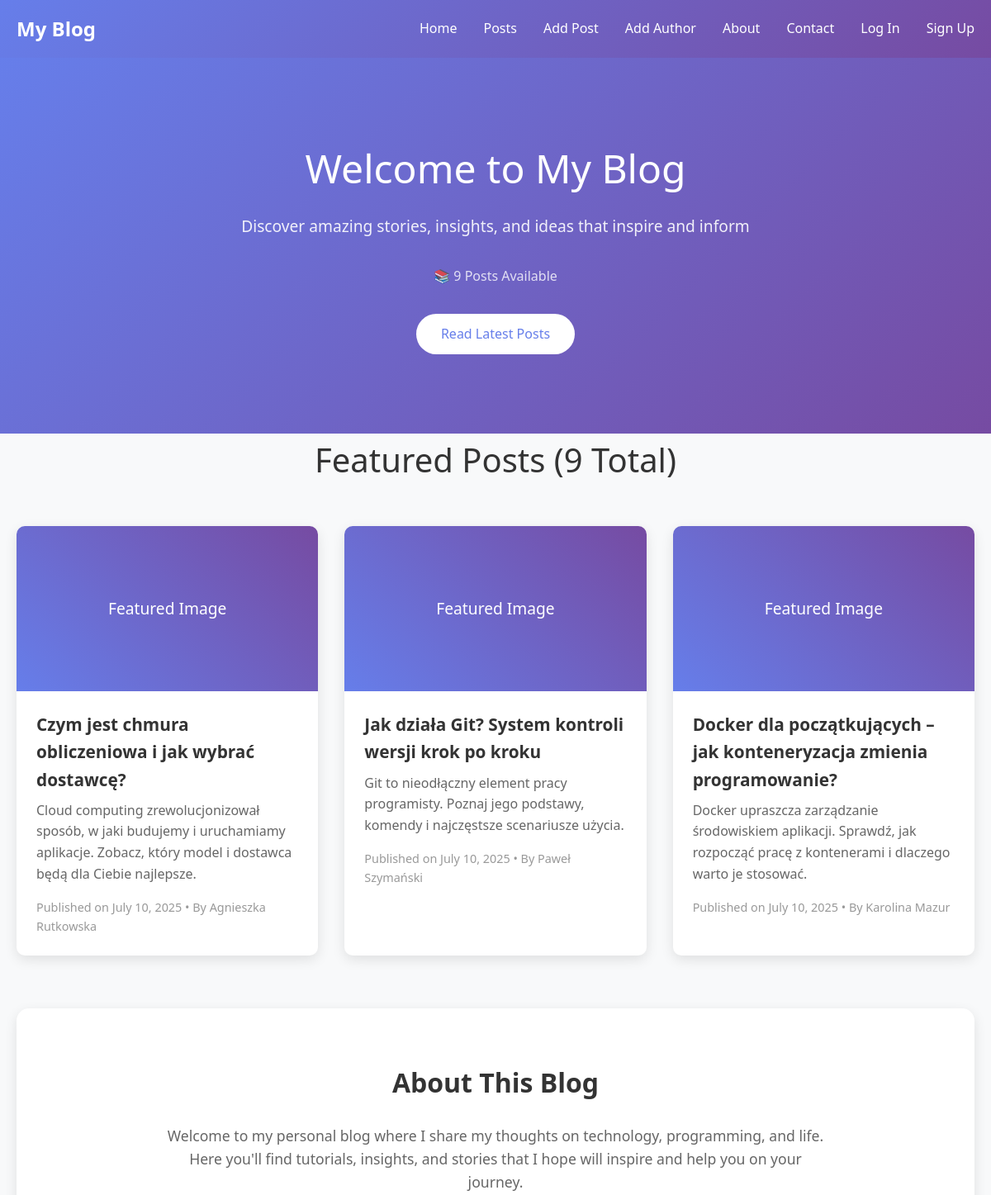
The app's page / (upper part), older data.
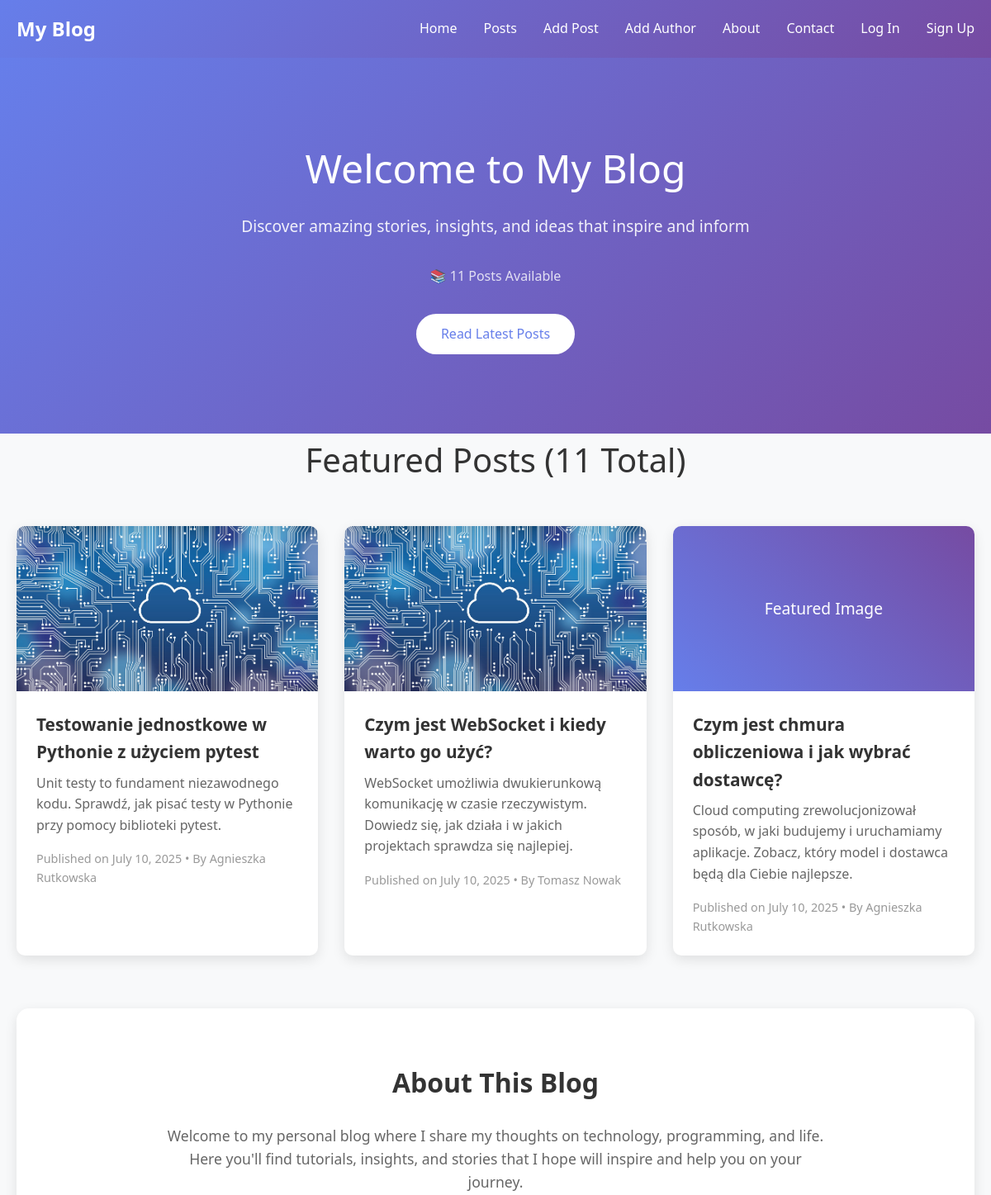
The same page, newer data.
### blog/models.py (models this page shows, shortened)
class BlogPost(models.Model):
    title = models.CharField(max_length=200)
    excerpt = models.CharField(max_length=500, blank=True, null=True)
    author = models.ForeignKey(Author, on_delete=models.CASCADE, related_name='posts')
    tags = models.ManyToManyField(Tag, blank=True, related_name='posts')
    content = models.TextField()
    created_at = models.DateTimeField(auto_now_add=True)
    updated_at = models.DateTimeField(auto_now=True)
    image = models.ImageField(upload_to='blog_images/', blank=True, null=True)
    slug = models.SlugField(max_length=200, unique=True, blank=True, null=True)
    like_count = models.PositiveIntegerField(default=0)
    class Meta:
        ordering = ['-created_at']
        verbose_name_plural = "Blog Posts"

class Author(models.Model):
    first_name = models.CharField(max_length=100)
    last_name = models.CharField(max_length=100)
    email = models.EmailField(unique=True)
    bio = models.TextField(blank=True, null=True)
    def full_name(self):
        return f"{self.first_name} {self.last_name}"

### my_site/views.py (the view)
# urls.py: path('', blog_views.BlogMainView.as_view(), name='home'),
class BlogMainView(View):
    def get(self, request):
        featured_posts = BlogPost.objects.select_related('author').order_by('-created_at')[:3]
        return render(request, 'my_site/index.html', {
        'url': 'blog',
        'links': get_navigation_links('Home', request.user),
        'post_count': BlogPost.objects.count(),
        'featured_posts': featured_posts,
    })

### my_site/templates/my_site/index.html (shortened to what this page needs)
<!DOCTYPE html>
<html lang="en">
<head>
</head>
<body>
    <header>
        <nav class="container">
            <div class="logo">
                My Blog
            </div>
            <ul class="nav-links">
                {% for link in links %}
                    <li><a href="{{ link.url }}" class="{% if link.active %}active{% endif %}">{{ link.name }}</a></li>
                {% endfor %}
            </ul>
        </nav>
    </header>
    <section class="hero">
        <div class="container">
            <h1>Welcome to My Blog</h1>
            <p>Discover amazing stories, insights, and ideas that inspire and inform</p>
            <p style="margin-top: 1rem; opacity: 0.8; font-size: 1rem;">
                📚 {{ post_count }} Posts Available
            </p>
            <a href="#posts" class="btn">Read Latest Posts</a>
        </div>
    </section>
    <main class="container">
        <section id="posts">
            <h2 class="section-title">Featured Posts ({{ post_count }} Total)</h2>
            <div class="featured-posts">
                {% for post in featured_posts %}
                <article class="post-card">
                    {% if post.image %}
                        <div class="post-image" style="background-image: url('{{ post.image.url }}'); background-size: cover; background-position: center;">
                        </div>
                    {% else %}
                        <div class="post-image">
                            Featured Image
                        </div>
                    {% endif %}
                    <div class="post-content">
                        <h3 class="post-title">
                            <a href="{% url 'blog:post' post_id=post.id %}" style="text-decoration: none; color: inherit;">{{ post.title }}</a>
                        </h3>
                        <p class="post-excerpt">{{ post.excerpt|default:post.content|truncatewords:20 }}</p>
                        <div class="post-meta">
                            Published on {{ post.created_at|date:"F j, Y" }} • By {{ post.author.full_name }}
                        </div>
                    </div>
                </article>
                {% endfor %}
            </div>
        </section>
        <section id="about" class="about-section">
            <div class="about-content">
                <h2>About This Blog</h2>
                <p>Welcome to my personal blog where I share my thoughts on technology, programming, and life. Here you'll find tutorials, insights, and stories that I hope will inspire and help you on your journey.</p>
            </div>
        </section>
    </main>
</body>
</html>

Row changes from the older to the newer data that the page shows:
no longer on this page (row unchanged): BlogPost: image "Featured Image", title "Jak działa Git? System kontroli wersji krok po kroku", excerpt "Git to nieodłączny element pracy programisty. Poznaj jego podstawy, komendy i najczęstsze scenariusze użycia.", created_at "July 10, 2025", author.full_name "Paweł Szymański"
no longer on this page (row unchanged): BlogPost: image "Featured Image", title "Docker dla początkujących – jak konteneryzacja zmienia programowanie?", excerpt "Docker upraszcza zarządzanie środowiskiem aplikacji. Sprawdź, jak rozpocząć pracę z kontenerami i dlaczego warto je stosować.", created_at "July 10, 2025", author.full_name "Karolina Mazur"
added BlogPost: image (picture), title "Testowanie jednostkowe w Pythonie z użyciem pytest", excerpt "Unit testy to fundament niezawodnego kodu. Sprawdź, jak pisać testy w Pythonie przy pomocy biblioteki pytest.", created_at "July 10, 2025", author.full_name "Agnieszka Rutkowska"
added BlogPost: image (picture), title "Czym jest WebSocket i kiedy warto go użyć?", excerpt "WebSocket umożliwia dwukierunkową komunikację w czasie rzeczywistym. Dowiedz się, jak działa i w jakich projektach sprawdza się najlepiej.", created_at "July 10, 2025", author.full_name "Tomasz Nowak"
Text that changed along with them:
{{ post_count }}: "9" → "11"
